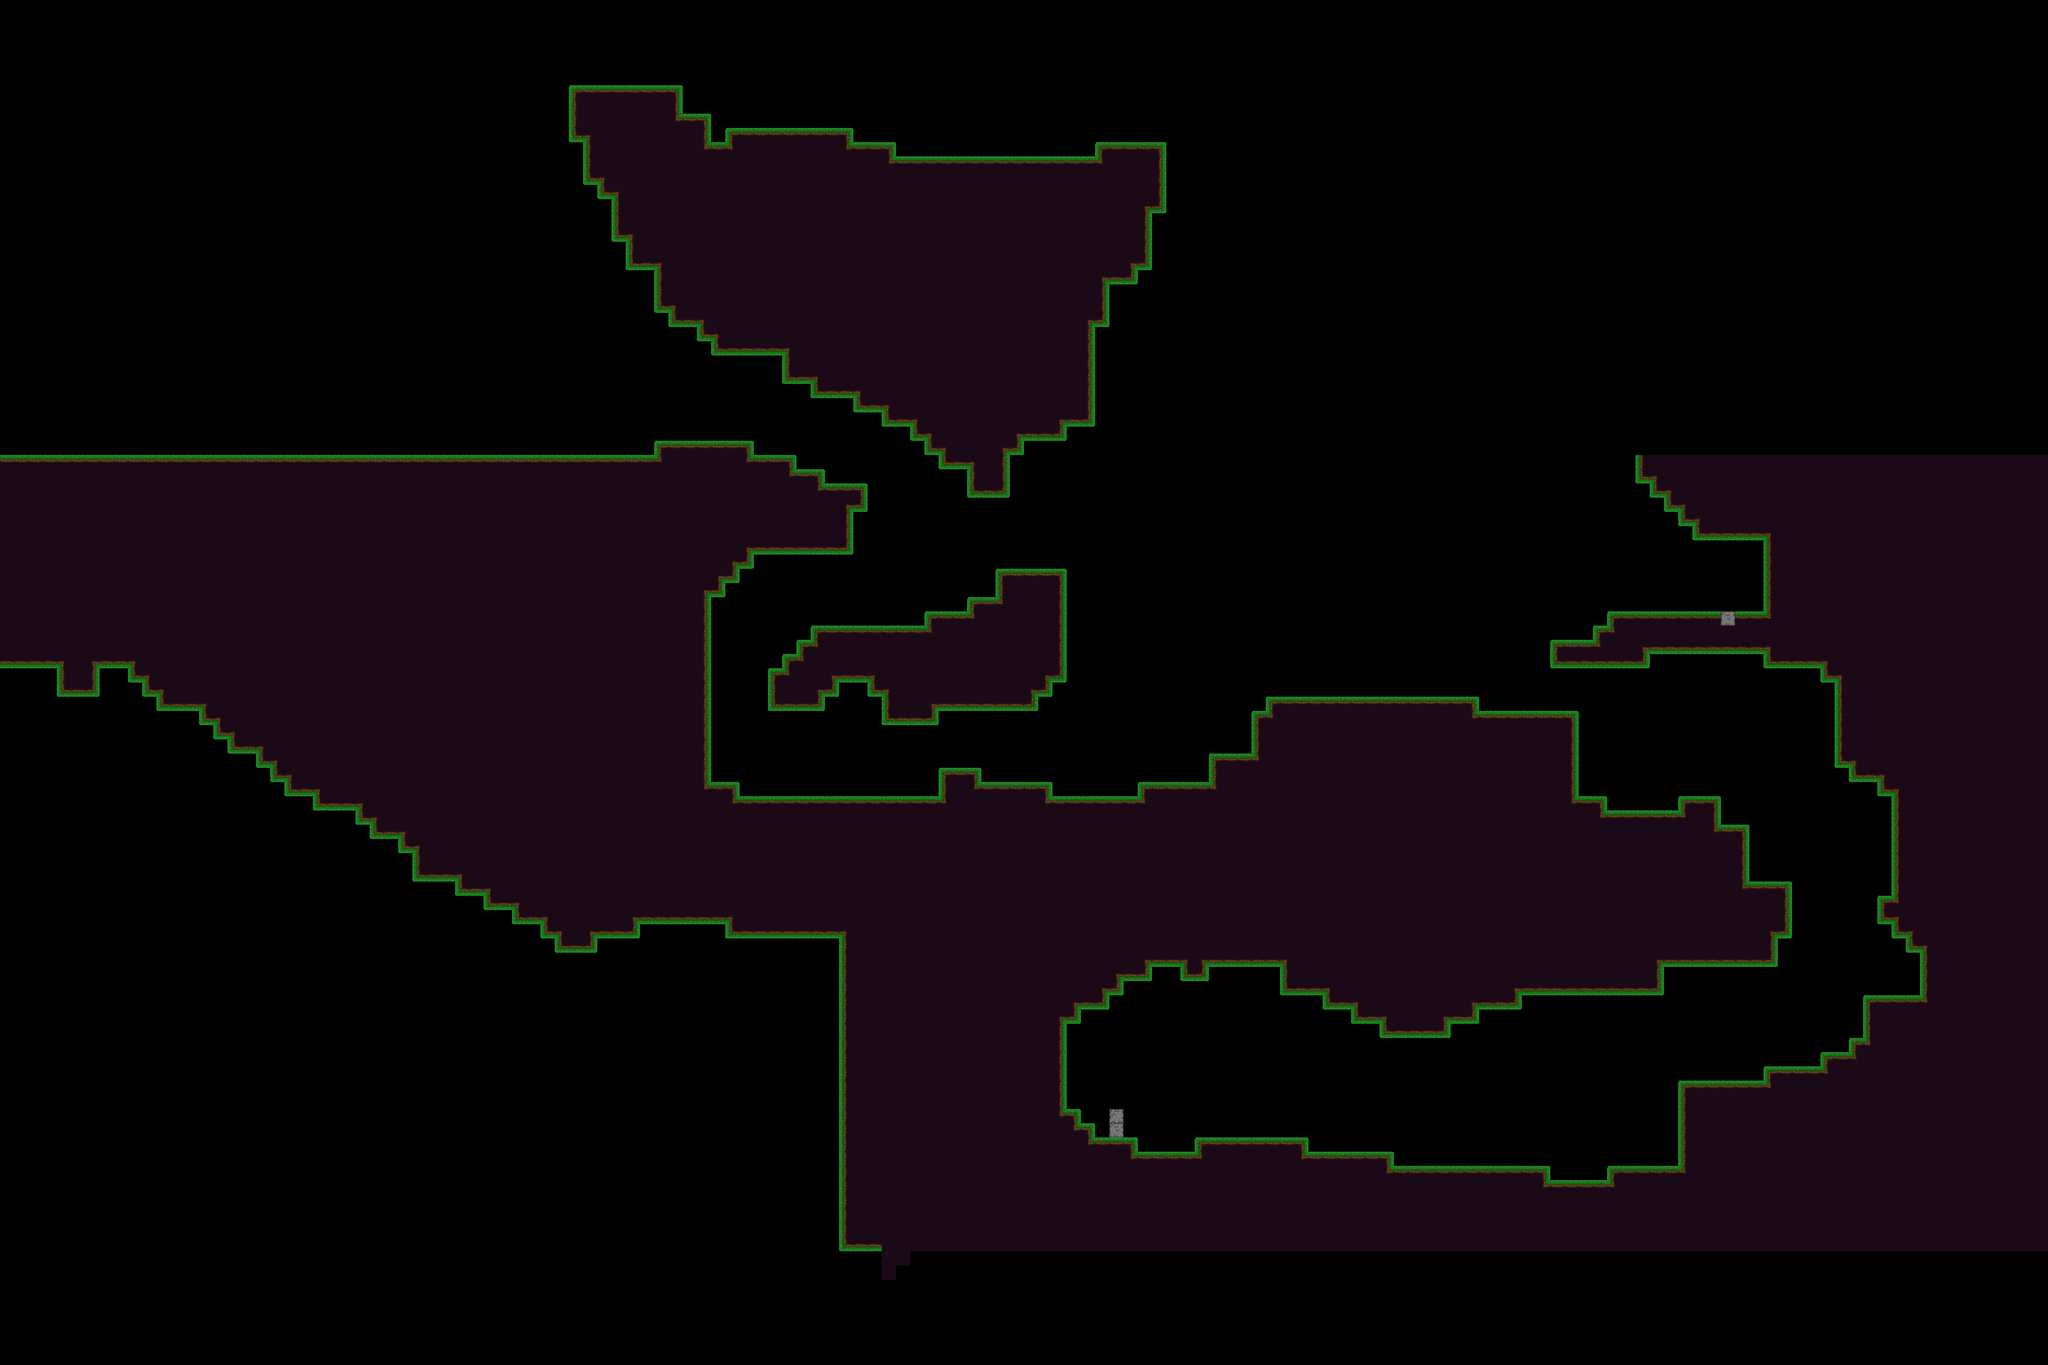

A level layout from a 2D game, rendered from its tile map. Below: a short description, then the map file with tile-grid data replaced by summaries:
An orthogonal 144x96 tile map with 32x32 px tiles, 1 tile layer (Level), 2 tilesets and 15 objects (2x Enemy1, StartPos, upgrade_fairy).

<map version="1.0" tiledversion="1.1.3" orientation="orthogonal" renderorder="right-down" width="144" height="96" tilewidth="32" tileheight="32" infinite="0" nextobjectid="28">
 <tileset firstgid="1" source="../Tileset/tilesetGame.tsx" />
 <tileset firstgid="31" source="../Tileset/tileset.tsx" />
 <layer name="Level" width="144" height="96">
  <data>[13824 cells, 5017 non-empty, 15 distinct tile ids]</data>
 </layer>
 <objectgroup name="MapBounds">
  <object id="2" x="1536" y="384" width="1536" height="1664" />
  <object id="3" x="3072" y="1023" width="1536" height="1024" />
  <object id="4" x="3230" y="2048" width="1378" height="768" />
  <object id="5" x="1950" y="2050" width="1280" height="720" />
  <object id="20" x="0" y="320" width="1536" height="992" />
 </objectgroup>
 <objectgroup name="Destructable">
  <object id="22" gid="27" x="3520" y="1536" width="32" height="32" />
  <object id="23" gid="27" x="3520" y="1568" width="32" height="32" />
  <object id="24" gid="27" x="3520" y="1600" width="32" height="32" />
  <object id="25" gid="27" x="3488" y="1536" width="32" height="32" />
  <object id="26" gid="27" x="3488" y="1568" width="32" height="32" />
  <object id="27" gid="27" x="3488" y="1600" width="32" height="32" />
 </objectgroup>
 <objectgroup name="Points">
  <object id="1" name="StartPos" x="1783" y="1719">
   <point />
  </object>
 </objectgroup>
 <objectgroup name="Enemies">
  <object id="8" name="Enemy1" type="Enemy1" x="3826" y="1696">
   <point />
  </object>
  <object id="10" name="Enemy1" type="Enemy1" x="2656" y="1664">
   <point />
  </object>
 </objectgroup>
 <objectgroup name="Upgrades">
  <object id="17" name="Fairy" type="upgrade_fairy" x="2513" y="2455">
   <point />
  </object>
 </objectgroup>
</map>